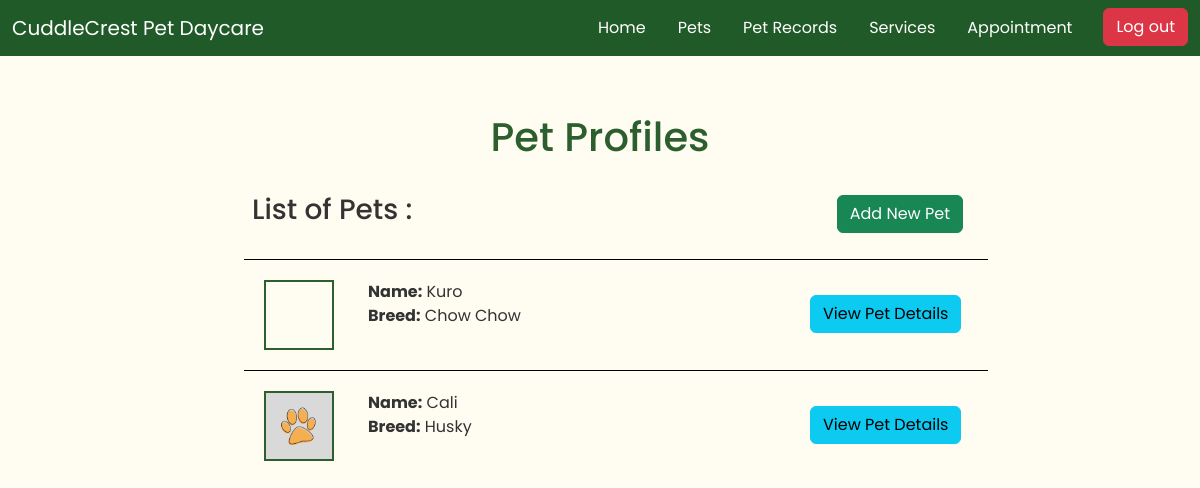
The app's page /pet-profile/ (signed in) with its own data.
### app/models.py (models this page shows, shortened)
class PetProfile(models.Model):
    pet_name = models.CharField(max_length=50)
    breed = models.CharField(max_length=50)
    weight = models.DecimalField(max_digits=5, decimal_places=2)
    sex = models.CharField(max_length=1, choices=[
        ('M', 'Male'),
        ('F', 'Female'),
        ('O', 'Other'),
    ])
    owner = models.ForeignKey(settings.AUTH_USER_MODEL, on_delete=models.CASCADE)
    VACCINATION_STATUS_CHOICES = [
        ('vaccinated', 'Vaccinated'),
        ('not_vaccinated', 'Not Vaccinated'),
    ]
    vaccination_status = models.CharField(
        max_length=20,
        choices=VACCINATION_STATUS_CHOICES,
        default='not_vaccinated'
    )
    pet_image = models.ImageField(upload_to='media/', null=True, blank=True)

### app/views.py (the view)
# urls.py: path('pet-profile/', PetProfileListView.as_view(), name='pet_profile_list'),
class PetProfileListView(LoginRequiredMixin, ListView):
    model = PetProfile
    template_name = 'pet_profile/pet_profile_list.html'
    context_object_name = 'pets'
    def get_queryset(self):
        if self.request.user.is_authenticated and not self.request.user.is_staff:
            return PetProfile.objects.filter(owner=self.request.user)
        return PetProfile.objects.all()

### app/templates/pet_profile/pet_profile_list.html (shortened to what this page needs)
{% extends 'app/base.html' %}
{% load static %}
{% block content %}
<div class="container" id="list-container">
    <br>
    <br>
    <h1>Pet Profiles</h1> <br>
    <div id="list-header">
        <h3>List of Pets :</h3>
        <a href="{% url 'pet_profile_create' %}" class="btn btn-success">Add New Pet</a>
    </div>
    <br>
    {% if pets %}
        <ul>
            {% for pet in pets %}
                <li id="list-items">
                    <div class="row" style="width: 100%;">
                        <div class="col-2">
                            <div style="height: 70px; width: 70px; margin-left: 20px;
                                background-image: url('{% if pet.pet_image %}{{ pet.pet_image.url }}{% else %}/static/images/default_pet.png{% endif %}');
                                background-size: cover;
                                background-position: center;
                                border: 2px solid #2C5F2D;">
                            </div>
                        </div>
                        <div class="col-7">
                            <strong>Name:</strong> {{ pet.pet_name }} <br>
                            <strong>Breed:</strong> {{ pet.breed }} <br>
                        </div>
                        <div class="col" style="padding-top: 15px; padding-left: 20px;">
                            <a href="{% url 'pet_profile_detail' pet.pk %}" class="btn btn-info">View Pet Details</a>
                        </div>
                    </div>
                </li>
            {% endfor %}
        </ul>
    {% else %}
        <li id="list-items">
            <p>No registered any pets yet.</p>
        </li>
    {% endif %}
</div>
<br>
<br>
{% endblock content %}

### static/css/base.css (style rules this page uses)
* { font-family: "Poppins", serif !important; }
body { background-color: #FFFDF2; }
#list-container { width: 800px; }
#list-container h1 { color: #2C5F2D; text-align: center; }
#list-container h3, #list-container ul, #list-container p { color: #333333; }
#list-header { display: flex; justify-content: space-between; align-items: center; margin-left: 40px; }
#list-header a { margin-right: 25px; }
#list-items { border-top: 1px solid black; display: flex; justify-content: space-between; align-items: center; margin-bottom: 20px; padding-top: 20px; }

### records on screen
PetProfile: pet_name "Kuro", breed "Chow Chow"
PetProfile: pet_name "Cali", breed "Husky"
